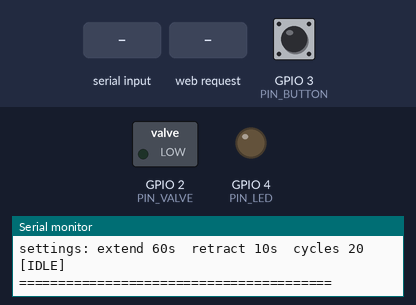
A sketch run on a simulated Seeed XIAO ESP32-C3. Shown: switched loads named in the sketch (green lamp = pin HIGH), output pins drawn as LEDs (lit = HIGH), the last lines printed to the serial monitor. Dashed ring = blinking. Inputs (shaded band) come from the test bench; at power-on: GPIO 3 (PIN_BUTTON) HIGH.

Above: at 1.6 s.
1.7 s: "S,45\n" received over Serial
At 2.75 s:
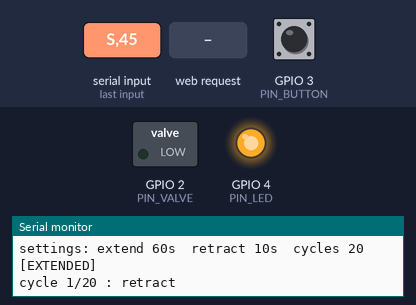
4.7 s: GPIO 3 (PIN_BUTTON) pulled LOW for 1 s
7.2 s: HTTP request GET /start received
At 7.5 s:
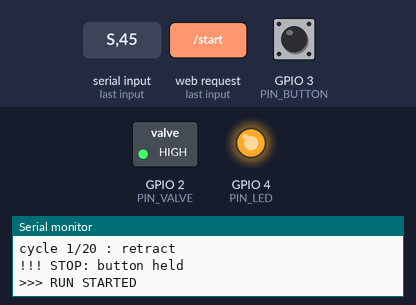
8.7 s: HTTP request GET /stop?e=1&r=1&c=1 received
At 9.8 s:
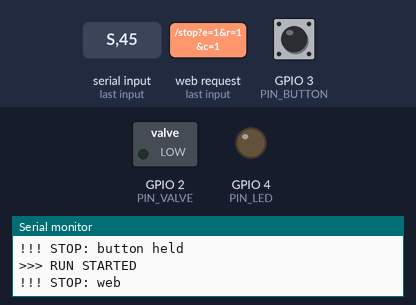
10.2 s: HTTP request GET /start?e=1&r=1&c=1 received
At 13.1 s:
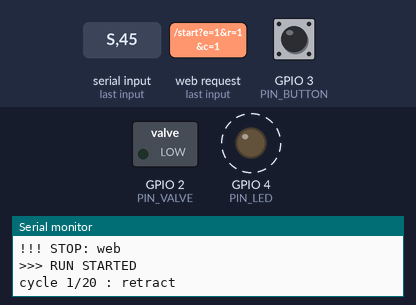
13.2 s: HTTP request GET /stop received
At 14.2 s:
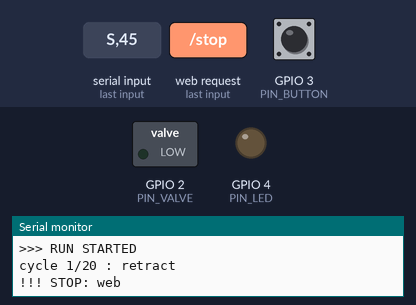
Timing chart, 0 to 15.7 s (numbered marks = the images above; inputs shaded):
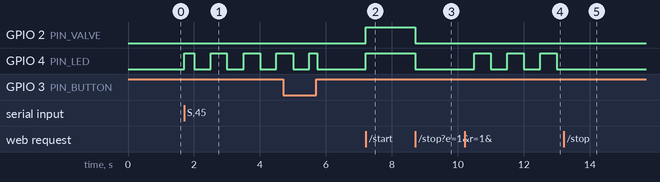

The sketch:

syringe_cycler_wifi_volatile.ino
```cpp
/*
 * ============================================================
 *  SYRINGE CYCLER  -  configurable over WiFi
 *  Seeed XIAO ESP32-C3
 * ============================================================
 *
 *  HOW TO USE
 *    1. Power the board.
 *    2. On a phone or laptop, join the WiFi network:
 *          SSID     : walrus
 *          password : walrus123
 *    3. Open a browser at   http://192.168.4.1
 *    4. Set extend time, retract time and cycle count. Save.
 *    5. Press Start on the page, or the button on the board.
 *
 *  Settings are held in RAM only. Pulling power or pressing reset
 *  returns the fixture to its defaults of 60 s / 10 s / 20 cycles,
 *  so the next person always starts from a known configuration.
 *
 *  Settings lock while a run is in progress. Long-press the board
 *  button, or press Stop on the page, to unlock.
 *
 *  SERIAL COMMANDS (115200)
 *    E60   extend seconds       S   start
 *    R10   retract seconds      X   stop / reset
 *    C20   cycle count          D   restore defaults
 *
 *  ARDUINO IDE
 *    Board           : XIAO_ESP32C3
 *    USB CDC On Boot : Enabled
 * ============================================================
 */

#include <WiFi.h>
#include <WebServer.h>

// ---------------- pins ----------------
const uint8_t PIN_VALVE  = D0;
const uint8_t PIN_BUTTON = D1;
const uint8_t PIN_LED    = D2;

// ---------------- wifi ----------------
const char *AP_SSID = "walrus";
const char *AP_PASS = "walrus123";      // WPA2 needs 8+ chars, or "" for open

WebServer server(80);

// ---------------- settings ----------------
// These are the power-on defaults. Nothing is written to flash, so
// cutting power or pressing reset restores these values.
const uint16_t DEF_EXTEND  = 60;    // seconds extended
const uint16_t DEF_RETRACT = 10;    // seconds retracted
const uint16_t DEF_CYCLES  = 20;    // cycles per run

uint16_t extendSec   = DEF_EXTEND;
uint16_t retractSec  = DEF_RETRACT;
uint16_t totalCycles = DEF_CYCLES;

const uint16_t MIN_SEC = 1, MAX_SEC = 600;
const uint16_t MIN_CYC = 1, MAX_CYC = 999;

// ---------------- timing ----------------
const unsigned long DEBOUNCE_MS   = 30;
const unsigned long LONG_PRESS_MS = 1000;
const unsigned long BLINK_MS      = 500;

// ---------------- state ----------------
enum State { IDLE, EXTEND_HOLD, RETRACT_HOLD };
State state = IDLE;

unsigned long stateEnteredAt = 0;
unsigned long runStartedAt   = 0;
uint16_t      cycleCount     = 0;

bool          rawPrev      = HIGH;
bool          stableLevel  = HIGH;
unsigned long lastBounceAt = 0;
unsigned long pressStartAt = 0;
bool          longFired    = false;
bool          shortPress   = false;
bool          longPress    = false;

char    serialBuf[16];
uint8_t serialLen = 0;

bool isRunning() { return state != IDLE; }

// ============================================================
//  core machine
// ============================================================
void setValve(bool on) { digitalWrite(PIN_VALVE, on ? HIGH : LOW); }

void enterState(State s) {
  state = s;
  stateEnteredAt = millis();
}

unsigned long extendMs()  { return (unsigned long)extendSec  * 1000UL; }
unsigned long retractMs() { return (unsigned long)retractSec * 1000UL; }

void startRun() {
  cycleCount   = 0;
  runStartedAt = millis();
  Serial.println(F(">>> RUN STARTED"));
  setValve(true);
  enterState(EXTEND_HOLD);
}

void stopRun(const char *why) {
  setValve(false);
  Serial.print(F("!!! STOP: "));
  Serial.println(why);
  cycleCount = 0;
  enterState(IDLE);
}

uint16_t clampU(long v, uint16_t lo, uint16_t hi) {
  if (v < (long)lo) return lo;
  if (v > (long)hi) return hi;
  return (uint16_t)v;
}

unsigned long remainingSec() {
  if (!isRunning()) return 0;
  unsigned long inState  = (millis() - stateEnteredAt) / 1000UL;
  unsigned long thisLeft = (state == EXTEND_HOLD ? extendSec : retractSec);
  thisLeft = (inState >= thisLeft) ? 0 : thisLeft - inState;
  unsigned long full = (unsigned long)(totalCycles - cycleCount - 1) *
                       (extendSec + retractSec);
  if (state == EXTEND_HOLD) full += retractSec;
  return thisLeft + full;
}

const char *stateName() {
  switch (state) {
    case EXTEND_HOLD:  return "EXTENDED";
    case RETRACT_HOLD: return "RETRACTED";
    default:           return "IDLE";
  }
}

// ============================================================
//  web page
// ============================================================
const char PAGE_HTML[] PROGMEM = R"HTML(<!DOCTYPE html><html><head>
<meta charset="utf-8"><meta name="viewport" content="width=device-width,initial-scale=1">
<title>Syringe Cycler</title><style>
body{font-family:system-ui,-apple-system,Segoe UI,Helvetica,Arial,sans-serif;
margin:0 auto;padding:20px;background:#f6f7f9;color:#1d2939;max-width:460px}
h1{font-size:20px;margin:8px 0 4px}
.sub{color:#667085;font-size:13px;margin-bottom:20px}
.card{background:#fff;border:1px solid #e4e7ec;border-radius:12px;padding:18px;margin-bottom:16px}
label{display:block;font-size:13px;font-weight:600;margin:14px 0 6px}
input{width:100%;padding:12px;font-size:17px;border:1px solid #d0d5dd;
border-radius:8px;box-sizing:border-box}
input:disabled{background:#f2f4f7;color:#98a2b3}
button{width:100%;padding:14px;font-size:16px;font-weight:600;border:0;
border-radius:8px;margin-top:14px;cursor:pointer}
.save{background:#344054;color:#fff}
.start{background:#067647;color:#fff}
.stop{background:#b42318;color:#fff}
button:disabled{background:#d0d5dd;color:#98a2b3}
#st{font-size:15px;line-height:1.7}
.big{font-size:26px;font-weight:700}
.dot{display:inline-block;width:10px;height:10px;border-radius:50%;
margin-right:8px;vertical-align:middle}
.hint{font-size:12px;color:#667085;margin-top:10px}
</style></head><body>
<h1>Syringe Cycler</h1>
<div class="sub">fixture control</div>

<div class="card"><div id="st">connecting...</div></div>

<div class="card">
<label>Extend time (seconds)</label>
<input id="e" type="number" min="1" max="600">
<label>Retract time (seconds)</label>
<input id="r" type="number" min="1" max="600">
<label>Number of cycles</label>
<input id="c" type="number" min="1" max="999">
<button class="save" id="bs" onclick="save()">Save settings</button>
<button class="save" id="bd" onclick="go('/defaults')">Restore defaults</button>
<div class="hint">Settings lock while a run is in progress.<br>
Power-off resets to 60 s / 10 s / 20 cycles.</div>
</div>

<div class="card">
<button class="start" id="bg" onclick="go('/start')">Start run</button>
<button class="stop" onclick="go('/stop')">Stop and reset</button>
</div>

<script>
let editing=false;
['e','r','c'].forEach(i=>{
  let el=document.getElementById(i);
  el.addEventListener('focus',()=>editing=true);
  el.addEventListener('blur',()=>editing=false);
});
function fmt(s){let m=Math.floor(s/60),x=s%60;return m+"m "+String(x).padStart(2,'0')+"s";}
function poll(){
  fetch('/status').then(r=>r.json()).then(d=>{
    let col=d.running?(d.state=="EXTENDED"?"#067647":"#b45309"):"#98a2b3";
    let h='<span class="dot" style="background:'+col+'"></span><b>'+d.state+'</b>';
    if(d.running){
      h+='<div class="big">cycle '+d.cycle+' / '+d.total+'</div>';
      h+='<div>'+fmt(d.remain)+' remaining</div>';
    }else{
      h+='<div class="big">Ready</div>';
      h+='<div>'+d.total+' cycles &middot; '+d.ext+'s / '+d.ret+'s</div>';
    }
    document.getElementById('st').innerHTML=h;
    ['e','r','c'].forEach(i=>document.getElementById(i).disabled=d.running);
    document.getElementById('bs').disabled=d.running;
    document.getElementById('bd').disabled=d.running;
    document.getElementById('bg').disabled=d.running;
    if(!editing){
      document.getElementById('e').value=d.ext;
      document.getElementById('r').value=d.ret;
      document.getElementById('c').value=d.total;
    }
  }).catch(()=>{document.getElementById('st').innerHTML='connection lost';});
}
function save(){
  fetch('/set?e='+document.getElementById('e').value
       +'&r='+document.getElementById('r').value
       +'&c='+document.getElementById('c').value).then(poll);
}
function go(u){fetch(u).then(poll);}
setInterval(poll,1000); poll();
</script></body></html>)HTML";

// ============================================================
//  handlers
// ============================================================
void handleRoot() { server.send_P(200, "text/html", PAGE_HTML); }

void handleStatus() {
  char buf[220];
  snprintf(buf, sizeof(buf),
    "{\"state\":\"%s\",\"running\":%s,\"cycle\":%u,\"total\":%u,"
    "\"remain\":%lu,\"ext\":%u,\"ret\":%u}",
    stateName(), isRunning() ? "true" : "false",
    (unsigned)(cycleCount + (isRunning() ? 1 : 0)),
    totalCycles, remainingSec(), extendSec, retractSec);
  server.send(200, "application/json", buf);
}

void handleSet() {
  if (isRunning()) { server.send(409, "text/plain", "run in progress"); return; }
  if (server.hasArg("e")) extendSec   = clampU(server.arg("e").toInt(), MIN_SEC, MAX_SEC);
  if (server.hasArg("r")) retractSec  = clampU(server.arg("r").toInt(), MIN_SEC, MAX_SEC);
  if (server.hasArg("c")) totalCycles = clampU(server.arg("c").toInt(), MIN_CYC, MAX_CYC);

  Serial.printf("settings: %us / %us x %u\n", extendSec, retractSec, totalCycles);
  server.send(200, "text/plain", "ok");
}

void handleDefaults() {
  if (isRunning()) { server.send(409, "text/plain", "run in progress"); return; }
  extendSec   = DEF_EXTEND;
  retractSec  = DEF_RETRACT;
  totalCycles = DEF_CYCLES;
  Serial.println(F("settings restored to defaults"));
  server.send(200, "text/plain", "ok");
}

void handleStart() {
  if (!isRunning()) startRun();
  server.send(200, "text/plain", "ok");
}

void handleStop() {
  stopRun("web");
  server.send(200, "text/plain", "ok");
}

// ============================================================
//  button + led
// ============================================================
void pollButton(unsigned long now) {
  shortPress = false;
  longPress  = false;

  bool raw = digitalRead(PIN_BUTTON);
  if (raw != rawPrev) { rawPrev = raw; lastBounceAt = now; }

  if (now - lastBounceAt >= DEBOUNCE_MS && raw != stableLevel) {
    stableLevel = raw;
    if (stableLevel == LOW) { pressStartAt = now; longFired = false; }
    else if (!longFired)    { shortPress = true; }
  }

  if (stableLevel == LOW && !longFired &&
      now - pressStartAt >= LONG_PRESS_MS) {
    longFired = true;
    longPress = true;
  }
}

void updateLed(unsigned long now) {
  switch (state) {
    case IDLE:         digitalWrite(PIN_LED, LOW);  break;
    case EXTEND_HOLD:  digitalWrite(PIN_LED, HIGH); break;
    case RETRACT_HOLD: digitalWrite(PIN_LED, (now / BLINK_MS) % 2); break;
  }
}

// ============================================================
//  serial
// ============================================================
void showSettings() {
  Serial.printf("settings: extend %us  retract %us  cycles %u  [%s]\n",
                extendSec, retractSec, totalCycles, stateName());
}

void handleSerialLine(char *line) {
  char c = toupper(line[0]);
  long v = atol(line + 1);
  switch (c) {
    case 'E': if (!isRunning()) { extendSec   = clampU(v, MIN_SEC, MAX_SEC); } break;
    case 'R': if (!isRunning()) { retractSec  = clampU(v, MIN_SEC, MAX_SEC); } break;
    case 'C': if (!isRunning()) { totalCycles = clampU(v, MIN_CYC, MAX_CYC); } break;
    case 'S': if (!isRunning()) startRun(); break;
    case 'X': stopRun("serial"); break;
    case 'D': if (!isRunning()) { extendSec = DEF_EXTEND;
                                  retractSec = DEF_RETRACT;
                                  totalCycles = DEF_CYCLES; } break;
    default:  break;
  }
  showSettings();
}

void pollSerial() {
  while (Serial.available()) {
    char ch = Serial.read();
    if (ch == '\n' || ch == '\r') {
      if (serialLen) { serialBuf[serialLen] = 0; handleSerialLine(serialBuf); serialLen = 0; }
    } else if (serialLen < sizeof(serialBuf) - 1) {
      serialBuf[serialLen++] = ch;
    }
  }
}

// ============================================================
void setup() {
  pinMode(PIN_VALVE, OUTPUT);
  digitalWrite(PIN_VALVE, LOW);          // safe state before anything else
  pinMode(PIN_BUTTON, INPUT_PULLUP);
  pinMode(PIN_LED, OUTPUT);
  digitalWrite(PIN_LED, LOW);

  Serial.begin(115200);
  delay(400);

  WiFi.mode(WIFI_AP);
  WiFi.softAP(AP_SSID, AP_PASS);

  server.on("/",       handleRoot);
  server.on("/status", handleStatus);
  server.on("/set",    handleSet);
  server.on("/defaults", handleDefaults);
  server.on("/start",  handleStart);
  server.on("/stop",   handleStop);
  server.begin();

  Serial.println();
  Serial.println(F("========================================"));
  Serial.println(F("  SYRINGE CYCLER"));
  Serial.print  (F("  join wifi : ")); Serial.println(AP_SSID);
  Serial.print  (F("  password  : ")); Serial.println(AP_PASS);
  Serial.print  (F("  browse to : http://"));
  Serial.println(WiFi.softAPIP());
  showSettings();
  Serial.println(F("========================================"));

  enterState(IDLE);
}

void loop() {
  unsigned long now = millis();

  server.handleClient();
  pollSerial();
  pollButton(now);

  if (longPress) {
    stopRun("button held");
    updateLed(now);
    return;
  }

  switch (state) {

    case IDLE:
      if (shortPress) startRun();
      break;

    case EXTEND_HOLD:
      if (now - stateEnteredAt >= extendMs()) {
        setValve(false);
        Serial.printf("cycle %u/%u : retract\n", cycleCount + 1, totalCycles);
        enterState(RETRACT_HOLD);
      }
      break;

    case RETRACT_HOLD:
      if (now - stateEnteredAt >= retractMs()) {
        cycleCount++;
        if (cycleCount >= totalCycles) {
          setValve(false);
          Serial.printf("<<< COMPLETE - %u cycles in %lu s\n",
                        totalCycles, (now - runStartedAt) / 1000UL);
          cycleCount = 0;
          enterState(IDLE);
        } else {
          setValve(true);
          Serial.printf("cycle %u/%u : extend\n", cycleCount + 1, totalCycles);
          enterState(EXTEND_HOLD);
        }
      }
      break;
  }

  updateLed(now);
}
```

Measured:
- after the input at 1.7 s, GPIO 4 (PIN_LED): LOW → HIGH at once, then repeats every 1.0 s: LOW 0.50 s, HIGH 0.50 s
- after the input at 7.2 s, GPIO 2 (PIN_VALVE), GPIO 4 (PIN_LED): LOW → HIGH at once
- after the input at 8.7 s, GPIO 2 (PIN_VALVE), GPIO 4 (PIN_LED): HIGH → LOW at once
- after the input at 10.2 s, GPIO 4 (PIN_LED): alternates HIGH for 0.50 s and LOW for 0.50 s, starting after 0.30 s
- after the input at 13.2 s, GPIO 4 (PIN_LED): stops changing and stays LOW
